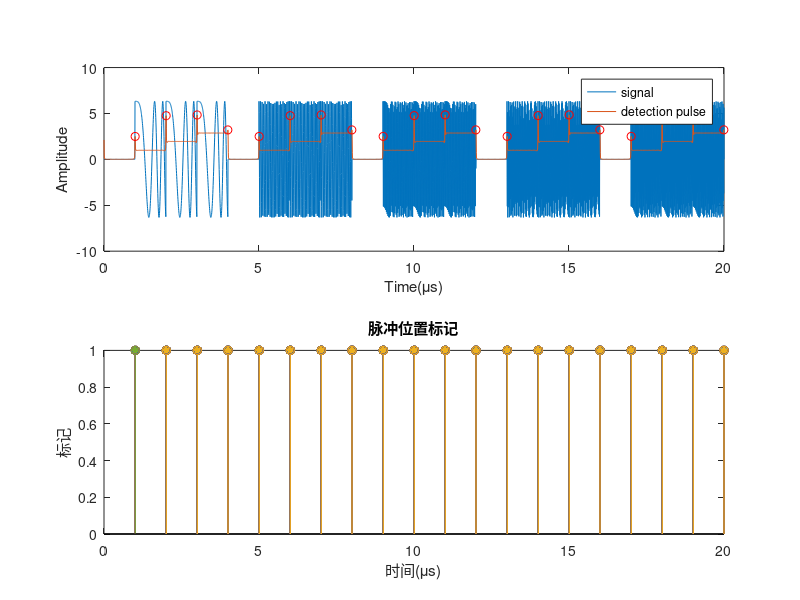

Recreate this plot in MATLAB.
%% 间歇采样转发干扰参数估计完整代码
clear; clc; close all;

%% 参数设置
Tp = 20e-6;                 % 雷达信号脉宽 24us
B = 100e6;                  % 雷达信号带宽 100MHz
Kr = B/Tp;                  % 调频斜率
fs = 2*B;                   % 采样率 200MHz
Ts = 1/fs;                  % 采样间隔
N_sample = ceil(Tp/Ts);     % 总采样点数

% ISRJ干扰参数
tao_jam = 1e-6;             % 切片宽度 1us
M = 3;                      % 转发次数
Ts_jam = (M+1)*tao_jam;     % 采样周期 (4us)
N_tao = ceil(tao_jam/Ts);   % 切片采样点数
N_Tsjam = ceil(Ts_jam/Ts);  % 周期采样点数

%% 生成雷达发射信号
t = (0:N_sample-1)*Ts;      % 时间序列
Sig_tx = exp(1i*pi*Kr*t.^2); % LFM发射信号

%% 生成间歇采样转发干扰
% 生成采样脉冲模板
Sig_pulse = zeros(1, N_sample);
N_slices = floor(Tp/Ts_jam); % 切片数量
for k = 1:N_slices
    start_idx = (k-1)*N_Tsjam + 1;
    end_idx = start_idx + N_tao - 1;
    if end_idx > N_sample
        end_idx = N_sample;
    end
    Sig_pulse(start_idx:end_idx) = 1;
end

% 生成基础干扰信号
Sig_jam_base = Sig_tx .* Sig_pulse;

% 调整干扰功率
JSR_dB = 10;                % 干信比10dB
P_sig = mean(abs(Sig_tx).^2);
P_jam = mean(abs(Sig_jam_base).^2);
Sig_jam_base = Sig_jam_base * sqrt(P_sig*10^(JSR_dB/10)/P_jam);

% 生成重复转发干扰
Sig_jam = zeros(1, N_sample);
for m = 1:M
    delay = m*N_tao;        % 时延采样点数
    start_idx = delay + 1;
    end_idx = min(start_idx + N_sample - 1, N_sample);
    Sig_jam(start_idx:end_idx) = Sig_jam(start_idx:end_idx) + ...
                                 Sig_jam_base(1:end_idx-start_idx+1);
end

%% TDC处理流程
% 解线调处理
Sig_dechirp = Sig_jam .* conj(Sig_tx);

% 频域反卷积
F_tx = fft(Sig_tx);         % 发射信号频谱
F_jam = fft(Sig_dechirp);   % 干扰信号频谱
epsilon = 1e-6;             % 正则化系数
F_tdc = F_jam ./ (F_tx + epsilon); % 频域反卷积

% 时域反卷积结果
Sig_tdc = ifft(F_tdc);

%% 冲激脉冲检测与参数估计
% 峰值检测参数
min_peak_dist = floor(N_tao/2); % 最小脉冲间隔
threshold = 0.3 * max(abs(Sig_tdc)); % 动态阈值

% 检测峰值
[peaks, locs] = findpeaks(abs(Sig_tdc),...
    'MinPeakHeight', threshold,...
    'MinPeakDistance', min_peak_dist);

% 脉冲对匹配
pulse_pairs = [];
for i = 1:length(locs)-1
    time_diff = (locs(i+1)-locs(i)) * Ts;
    if time_diff >= tao_jam*0.8 && time_diff <= tao_jam*1.2
        pulse_pairs = [pulse_pairs; locs(i), locs(i+1)];
    end
end

% 参数估计
Q_est = size(pulse_pairs,1); % 转发次数估计
if Q_est > 0
    widths = (pulse_pairs(:,2)-pulse_pairs(:,1)) * Ts;
    tao_est = mean(widths);  % 切片宽度估计
else
    tao_est = 0;
end

%% 结果展示
figure('Position',[100 100 800 600])
subplot(211)
plot(t*1e6, real(Sig_jam))
% title('原始干扰信号时域波形')
xlabel('Time(μs)'), ylabel('Amplitude')
hold on
plot(t*1e6, abs(Sig_tdc))
hold on
plot(t(locs)*1e6, peaks, 'ro')
% title('TDC处理后冲激脉冲检测')
% xlabel('时间(\mus)'), ylabel('幅度')
legend('signal','detection pulse')

subplot(212)
stem(pulse_pairs(:,1)*Ts*1e6, ones(size(pulse_pairs,1)), 'filled')
hold on
stem(pulse_pairs(:,2)*Ts*1e6, ones(size(pulse_pairs,1)), 'filled')
title('脉冲位置标记')
xlabel('时间(\mus)'), ylabel('标记')
xlim([0 Tp*1e6])

fprintf('===== 估计结果 =====\n');
fprintf('真实切片宽度: %.2f μs\n', tao_jam*1e6);
fprintf('估计切片宽度: %.2f μs\n', tao_est*1e6);
fprintf('真实转发次数: %d\n', M);
fprintf('估计转发次数: %d\n', Q_est);
